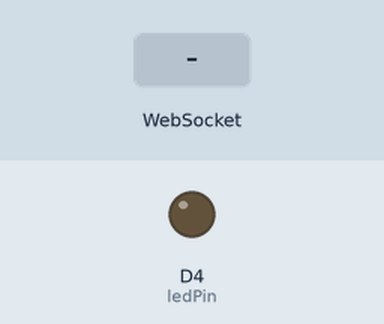
This sketch was run on a simulated ESP8266 (NodeMCU). Parts: output pins drawn as LEDs (lit = HIGH). The test bench sets the inputs (shaded band). WiFi joins after 1.5 s; servers stay silent unless stated; what the sketch prints to the serial monitor is not drawn.

Above: at 2.7 s.
2.8 s: WebSocket text "5" received
At 3.8 s:
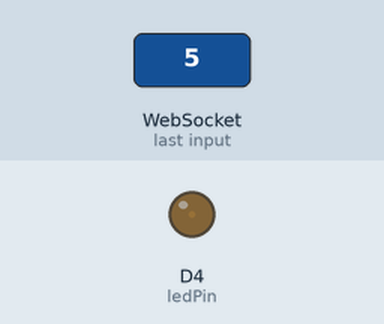
4.3 s: WebSocket text "90" received
At 4.9 s:
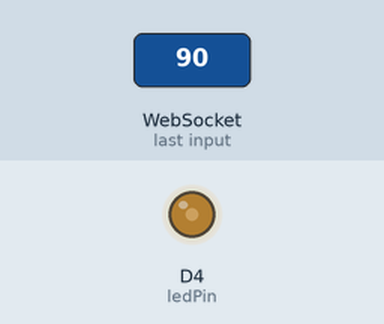
5.8 s: WebSocket text "200" received
At 6.1 s:
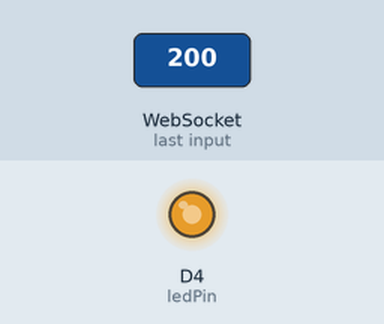
Timing chart, 0 to 8.8 s (numbered marks = the images above; inputs shaded):
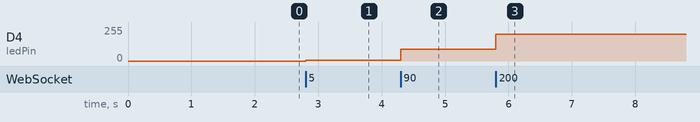

Measured:
- after the input at 2.8 s, D4 (ledPin): 0/255 → 5/255 at once
- after the input at 4.3 s, D4 (ledPin): 5/255 → 90/255 at once
- after the input at 5.8 s, D4 (ledPin): 90/255 → 200/255 at once

The sketch:

Kendali_Kecerahan_LED__PWM_.ino
```cpp
#include <ESP8266WiFi.h>
#include <ESP8266WebServer.h>
#include <WebSocketsServer.h>

// Ganti dengan SSID dan password Wi-Fi Anda
const char* ssid = "PP";
const char* password = "asu12345";

// Pin untuk mengontrol LED
const int ledPin = D4;  // GPIO2 pada NodeMCU atau pin PWM lainnya

// Membuat server web dan WebSocket
ESP8266WebServer server(80);
WebSocketsServer webSocket = WebSocketsServer(81);  // Port WebSocket adalah 81

void setup() {
  Serial.begin(115200);   // Untuk debugging di Serial Monitor
  pinMode(ledPin, OUTPUT); // Set pin LED sebagai output
  analogWrite(ledPin, 0);  // Memulai LED dalam keadaan mati (kecerahan 0)

  // Menghubungkan ke Wi-Fi
  WiFi.begin(ssid, password);
  while (WiFi.status() != WL_CONNECTED) {
    delay(500);
    Serial.print(".");
  }

  // Menampilkan IP di Serial Monitor setelah berhasil terhubung ke Wi-Fi
  Serial.println();
  Serial.println("Connected to WiFi");
  Serial.print("IP Address: ");
  Serial.println(WiFi.localIP());  // Tampilkan alamat IP ESP8266

  // Mengatur rute untuk server web (halaman HTML)
  server.on("/", HTTP_GET, []() {
    String html = "<html><body><h1>Kontrol Kecerahan LED</h1>";
    html += "<input type='range' min='0' max='1023' value='0' id='brightness' style='width:100%' />";
    html += "<p>Kecerahan: <span id='level'>0</span></p>";
    html += "<script>";
    html += "var socket = new WebSocket('ws://' + window.location.hostname + ':81/');";
    html += "socket.onopen = function() { console.log('WebSocket connected'); };";
    html += "document.getElementById('brightness').oninput = function() {";
    html += "  document.getElementById('level').innerText = this.value;";
    html += "  socket.send(this.value);";
    html += "};";
    html += "</script>";
    html += "</body></html>";
    server.send(200, "text/html", html);
  });

  // Memulai WebSocket
  webSocket.begin();
  webSocket.onEvent(webSocketEvent);

  // Memulai server HTTP
  server.begin();
  Serial.println("HTTP server started");
}

void loop() {
  // Menangani permintaan dari server web
  server.handleClient();
  // Menangani komunikasi WebSocket
  webSocket.loop();
}

// Fungsi untuk menangani event WebSocket
void webSocketEvent(uint8_t num, WStype_t type, uint8_t *payload, size_t length) {
  int pwmValue = 0;  // Deklarasi variabel di luar switch

  switch (type) {
    case WStype_TEXT:
      // Mengubah nilai PWM LED berdasarkan nilai dari slider
      pwmValue = atoi((char*)payload);  // Mendapatkan nilai dari WebSocket payload
      analogWrite(ledPin, pwmValue);  // Mengatur kecerahan LED sesuai dengan nilai PWM
      Serial.println("PWM Value: " + String(pwmValue));  // Menampilkan nilai PWM di Serial Monitor
      break;
    case WStype_CONNECTED:
      Serial.println("WebSocket Connected");
      break;
    case WStype_DISCONNECTED:
      Serial.println("WebSocket Disconnected");
      break;
    default:
      break;
  }
}
```
